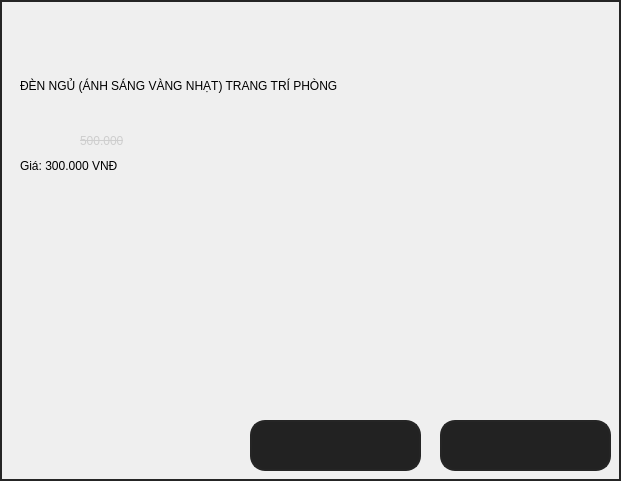
         <widget class="QWidget" name="widget_15" native="true">
          <property name="geometry">
           <rect>
            <x>570</x>
            <y>0</y>
            <width>621</width>
            <height>481</height>
           </rect>
          </property>
          <property name="styleSheet">
           <string notr="true">border: 2px solid rgb(37, 37, 37);
color: black;
font: 75 16pt &quot;MS Shell Dlg 2&quot;;</string>
          </property>
          <widget class="QLabel" name="label_22">
           <property name="geometry">
            <rect>
             <x>20</x>
             <y>30</y>
             <width>571</width>
             <height>111</height>
            </rect>
           </property>
           <property name="styleSheet">
            <string notr="true">border: 0;
background-color: 0</string>
           </property>
           <property name="text">
            <string>ĐÈN NGỦ (ÁNH SÁNG VÀNG NHẠT) TRANG TRÍ PHÒNG </string>
           </property>
           <property name="wordWrap">
            <bool>true</bool>
           </property>
          </widget>
          <widget class="QLabel" name="label_23">
           <property name="geometry">
            <rect>
             <x>20</x>
             <y>110</y>
             <width>441</width>
             <height>111</height>
            </rect>
           </property>
           <property name="styleSheet">
            <string notr="true">border: 0;
background-color: 0</string>
           </property>
           <property name="text">
            <string>Giá: 300.000 VNĐ</string>
           </property>
          </widget>
          <widget class="QLabel" name="label_24">
           <property name="geometry">
            <rect>
             <x>80</x>
             <y>110</y>
             <width>161</width>
             <height>61</height>
            </rect>
           </property>
           <property name="styleSheet">
            <string notr="true">border: 0;
background-color: 0;
text-decoration: line-through;
font: 75 12pt &quot;MS Shell Dlg 2&quot;;
color: rgb(206, 206, 206);</string>
           </property>
           <property name="text">
            <string>500.000</string>
           </property>
          </widget>
          <widget class="QPushButton" name="bt_addd">
           <property name="geometry">
            <rect>
             <x>250</x>
             <y>420</y>
             <width>171</width>
             <height>51</height>
            </rect>
           </property>
           <property name="styleSheet">
            <string notr="true">background-color: rgb(34, 34, 34);
border-radius: 15px</string>
           </property>
           <property name="text">
            <string/>
           </property>
           <property name="icon">
            <iconset>
             <normaloff>add.png</normaloff>add.png</iconset>
           </property>
           <property name="iconSize">
            <size>
             <width>400</width>
             <height>400</height>
            </size>
           </property>
          </widget>
          <widget class="QPushButton" name="bt_buyd">
           <property name="geometry">
            <rect>
             <x>440</x>
             <y>420</y>
             <width>171</width>
             <height>51</height>
            </rect>
           </property>
           <property name="styleSheet">
            <string notr="true">background-color: rgb(34, 34, 34);
border-radius: 15px</string>
           </property>
           <property name="text">
            <string/>
           </property>
           <property name="icon">
            <iconset>
             <normaloff>buy.png</normaloff>buy.png</iconset>
           </property>
           <property name="iconSize">
            <size>
             <width>400</width>
             <height>400</height>
            </size>
           </property>
          </widget>
         </widget>
